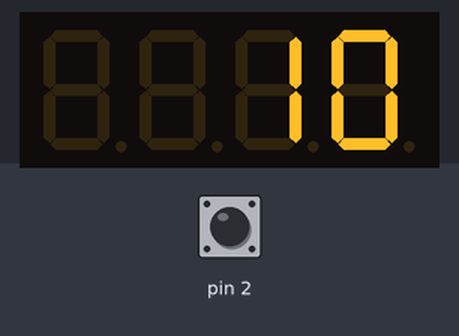
Simulated run of this program. Board: Arduino Uno, built with avr-gcc and run on an emulated ATmega328P. Parts: 4-digit seven-segment display. The test bench sets the inputs (shaded band); at power-on: pin 2 HIGH. What the program prints to the serial monitor is not drawn.

Above: at 1.2 s.
Timing chart, 0 to 0.7 s (numbered marks = the images above; inputs shaded):
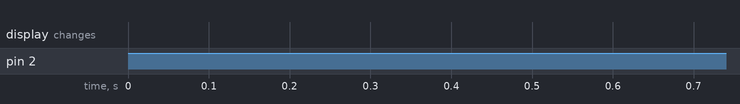

The program:

main.cpp
```cpp
#include <Arduino.h>
#include <MsTimer2.h>
#include "SevSeg.h"

SevSeg sevseg;            //给数码管命名
byte set=COMMON_CATHODE;  //若为共阳极数码管则为COMMON_ANODE
byte number=4;            //数码管显示位数-4位
byte COM[]={10,11,12,13};
byte pins[]={3,4,5,6,7,8,9,10};

int time = 10;            //倒计时时间
int boomStatus = 0;       //X_boom状态
int isStarted = 0;        //判断倒计时是否开始
int isBeeping = 0;         //判断蜂鸣器是否开始

void flash()
{
  time--;
}

void statusChange(void)
{
  Serial.println("中断开始");
  if(boomStatus < 3)
  {
    boomStatus++;
  }else{
    boomStatus = 1;
  }
}

void setup()
{
  Serial.begin(115200);
  attachInterrupt(digitalPinToInterrupt(2), statusChange, FALLING);
  pinMode(2,INPUT_PULLUP);
  sevseg.begin(set,number,COM,pins);
  MsTimer2::set(1000, flash); // 1000ms period

}

void loop()
{
  Serial.println(digitalRead(2));
  Serial.println(boomStatus);
  sevseg.setNumber(time);
  sevseg.refreshDisplay();  //刷新显示
  switch (boomStatus) {
    case 1:
    {
      if(isStarted == 0)
      {
        isStarted = 1;
        MsTimer2::start();
        Serial.println("倒计时开始");
      }
      break;
    }
    case 2:
    {
      MsTimer2::stop();
      break;
    }
    case 3:
    {
      time = 10;
      isStarted = 0;
      break;
    }
    default:
      break;
  }

  if(time==0)
  {
    MsTimer2::stop();
    //蜂鸣器
  }

}
```
